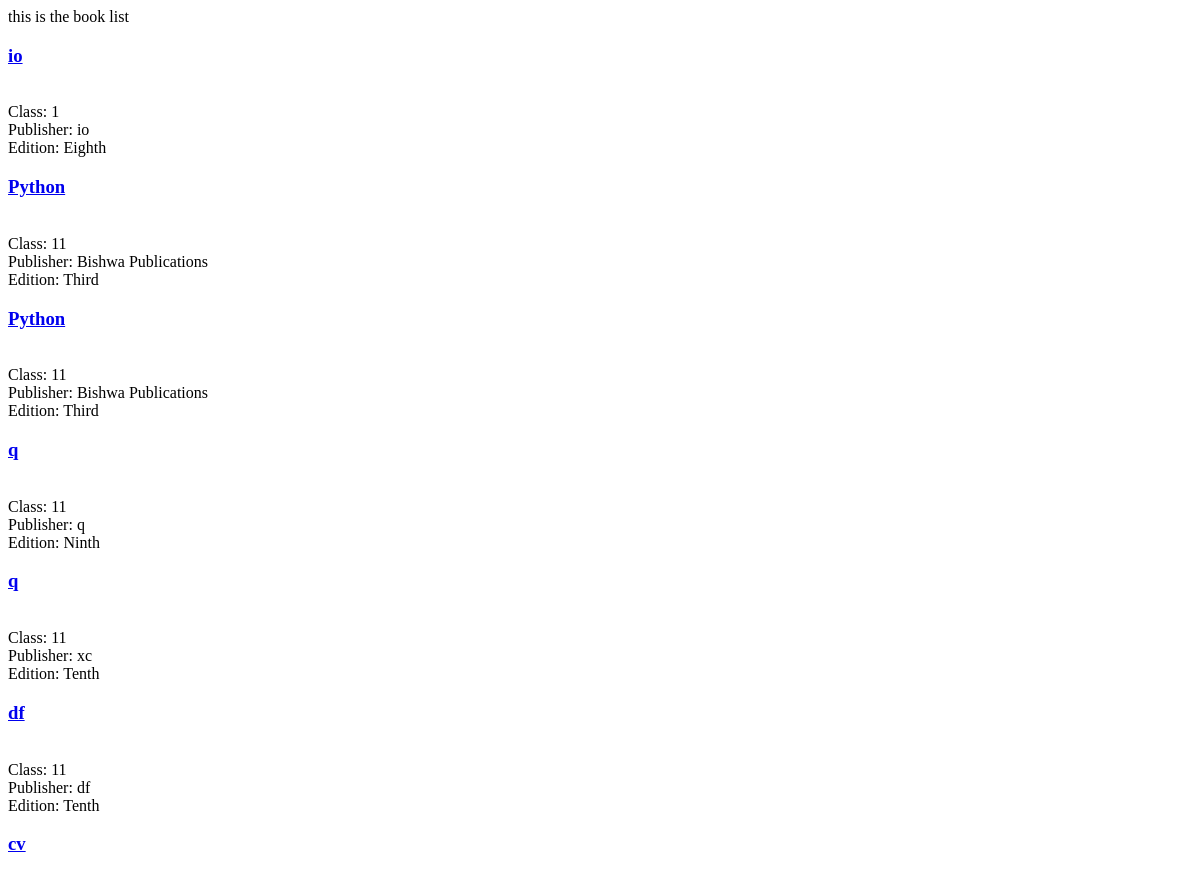
Before: /books_list/ (upper part) with the older database file.
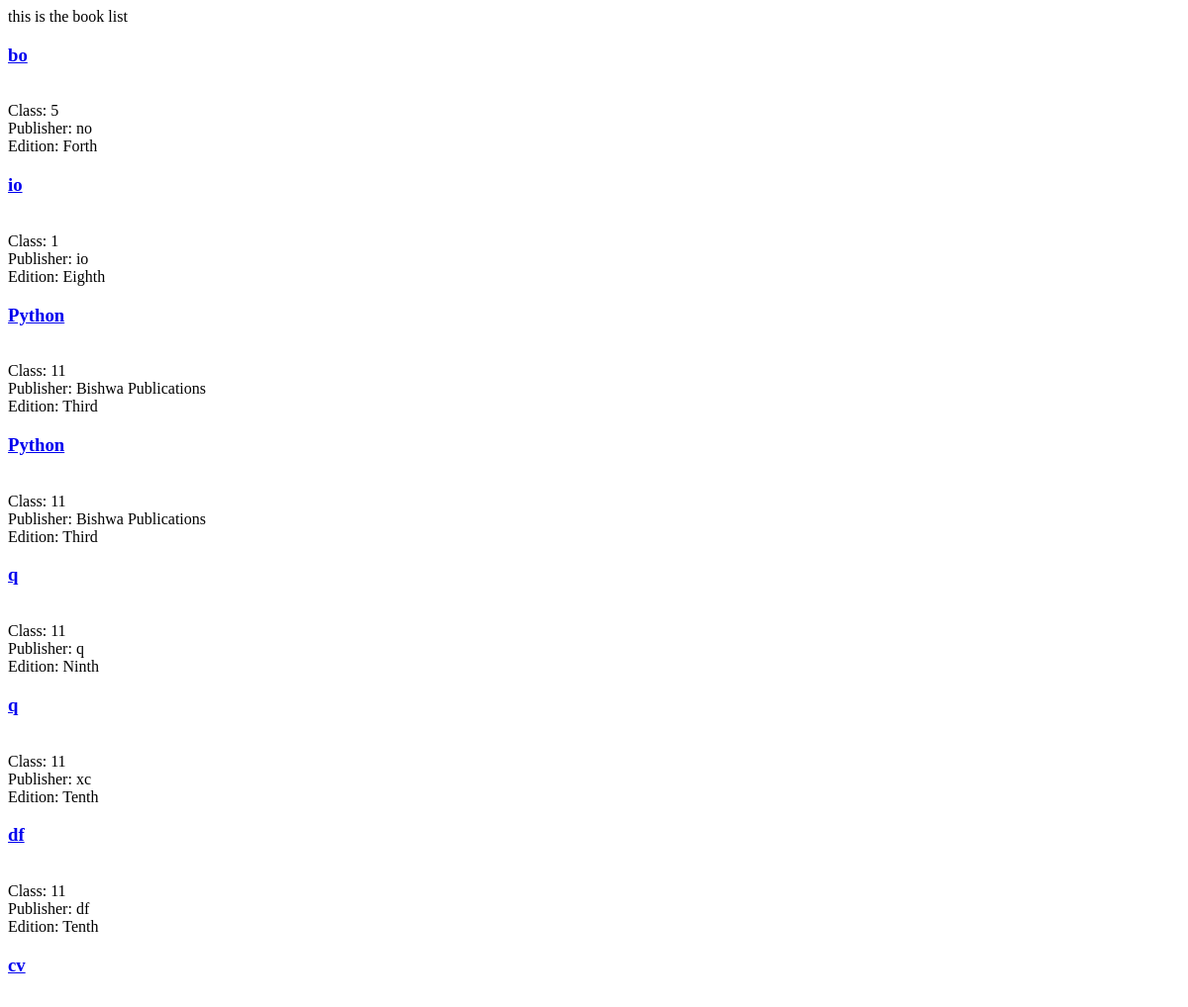
After: the same page with the newer database file.
### donate/models.py (models this page shows, shortened)
class Details(models.Model):
    user= models.ForeignKey(settings.AUTH_USER_MODEL, null=True)
    Name = models.CharField(max_length=200)
    Class= models.IntegerField(validators=[MaxValueValidator(13), MinValueValidator(1)])
    Publisher= models.CharField(max_length=200)
    Edition= models.CharField(max_length=10, choices=EDITION_CHOICES)
    Status= models.CharField(max_length=10, choices=ST_CHOICES)
    Your_District= models.CharField(max_length=100)
    Ward_number= models.IntegerField(validators=[MaxValueValidator(36), MinValueValidator(1)])
    Phone_number= models.CharField(max_length=100)

### donate/views.py (the view)
# urls.py: url(r'^books_list/$', donate_views.books_list, name='books_list'),
def books_list(request):
    queryset = Details.objects.all().order_by("-id")
    context = {
        "object_list": queryset,  # this context is the dictionary for impoting the objects of databaset
    }
    return render(request, 'donate/books_list.html', context)

### donate/templates/donate/books_list.html (shortened to what this page needs)
<!DOCTYPE html>
<html lang="en">
<head>
</head>
<body>
this is the  book list
{% for obj  in object_list %}
    <h3> <a href=' {% url "book_detail" id=obj.id %} '>{{obj.Name}} </a> </h3><br>
   Class: {{obj.Class}}<br>
   Publisher: {{obj.Publisher}}<br>
   Edition: {{obj.Edition}}<br>
{% endfor %}
</body>
</html>

Changed rows visible on the page:
added Details: Name "bo", Class "5", Publisher "no", Edition "Forth"
